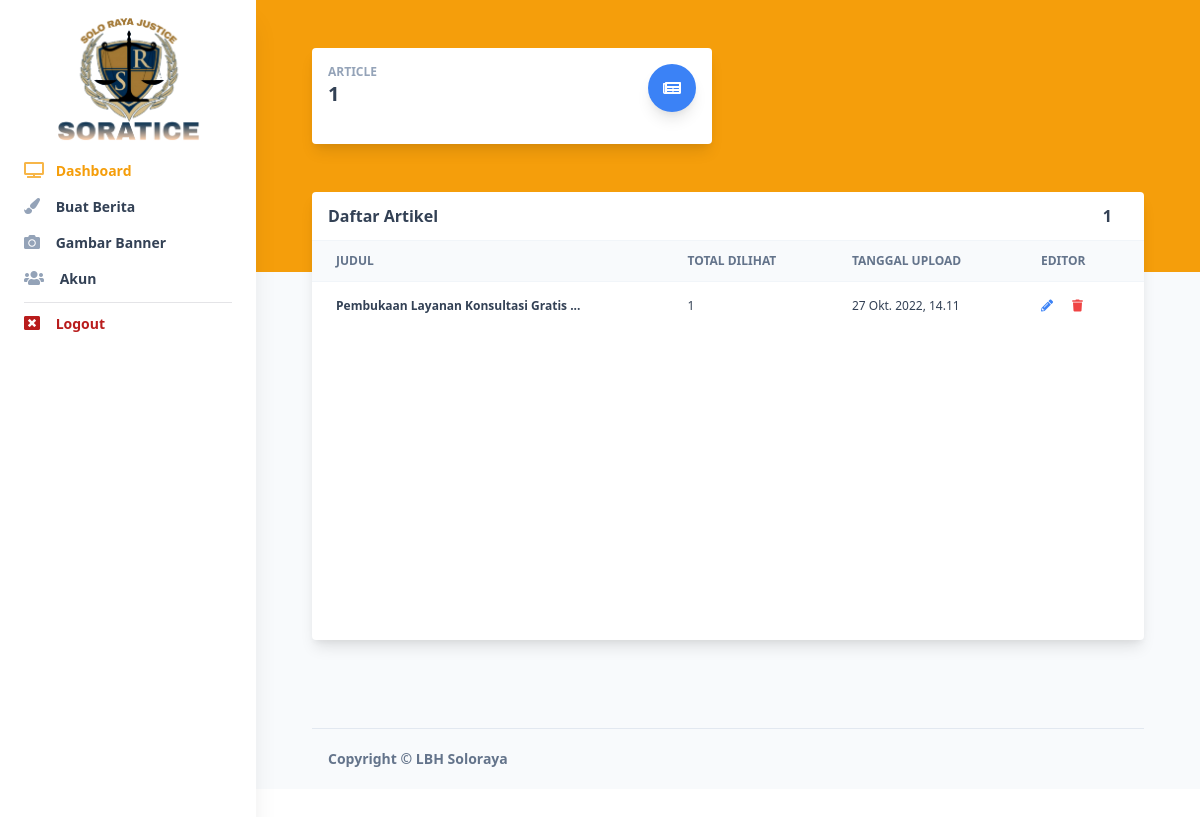
Before: /supervisor/ (signed in) with the older database file.
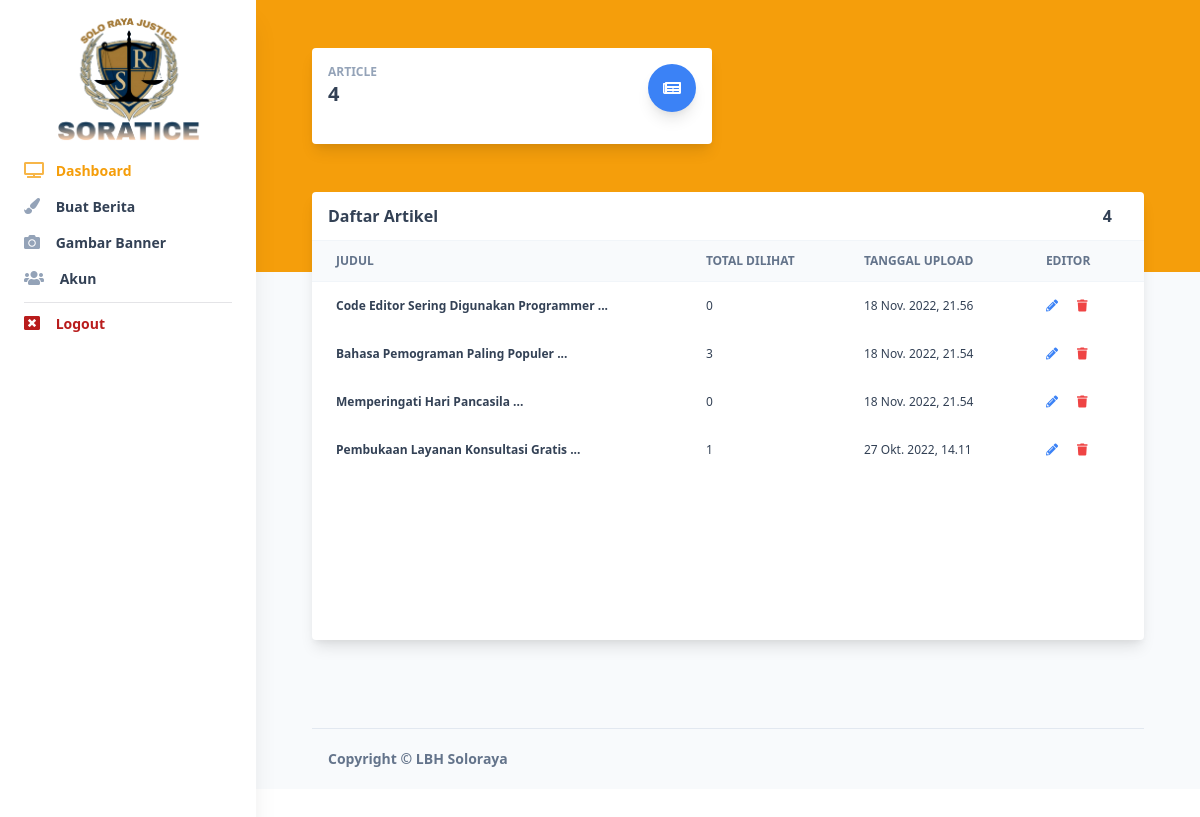
After: the same page with the newer database file.
### blog/models.py (models this page shows, shortened)
class Article(models.Model):
    title = models.CharField(max_length=200)
    img = models.ImageField(upload_to='article-banner', default='default.jpg')
    slug = models.SlugField(max_length=200)
    content = models.TextField()
    created_on = models.DateTimeField(default=timezone.now)
    tag = models.ManyToManyField(Tag, null=True, blank=True)
    visitor = models.IntegerField(default=0)
    class Meta:
        ordering = ['-created_on']

### blog/views/supervisor.py (the view, shortened to what this page needs)
# urls.py: path('supervisor/', Supervisor.as_view(context='dashboard')),
class Supervisor(View):
    context = ''
    def get(self, request, title=''):
        if (request.user.is_staff == True):
            if (self.context=='dashboard'):
                article_query = Article.objects.all()
                resp = render(request, template_name='supervisor/dashboard.html', context={
                    'article_query': article_query
                })
                resp['cache-control'] = "no-cache"
                return resp
        else:
            resp = HttpResponse(status=401, content="401 Unauthorized")
            return resp

### blog/templates/supervisor/dashboard.html (shortened to what this page needs)
{% extends 'base/base.html' %}
{%load static%}
{% block head %}
<link rel="stylesheet" href="https://cdnjs.cloudflare.com/ajax/libs/font-awesome/5.15.3/css/all.min.css" />
<link rel="stylesheet" href="{% static 'css/compiled-tailwind/compiled-tailwind.min.css' %}" />
{% endblock %}
{% block body %}
<body class="text-blueGray-700 antialiased">
    <div id="root">
        <nav class="md:left-0 md:block md:fixed md:top-0 md:bottom-0 md:overflow-y-auto md:flex-row md:flex-nowrap md:overflow-hidden shadow-xl bg-white flex flex-wrap items-center justify-between relative md:w-64 z-10 py-4 px-6">
            <div
                class="md:flex-col md:items-stretch md:min-h-full md:flex-nowrap px-0 flex flex-wrap items-center justify-between w-full mx-auto">
                <a class="md:block text-left py-8 px-8 text-blueGray-600 mr-0 inline-block whitespace-nowrap text-sm uppercase font-bold">
                    <img src="{% static 'img/logo.png' %}">
                </a>
                <div class="md:flex md:flex-col md:items-stretch md:opacity-100 md:relative md:mt-4 md:shadow-none shadow absolute top-0 left-0 right-0 z-40 overflow-y-auto overflow-x-hidden h-auto items-center flex-1 rounded hidden"
                    id="example-collapse-sidebar">
                    <ul class="md:flex-col md:min-w-full flex flex-col list-none">
                        <li class="items-center mb-3">
                            <a class="text-amber-500 hover:text-amber-800 text-sm font-bold" href="">
                            <i class="fas fa-tv opacity-75 text-base mr-2"></i>
                            Dashboard</a>
                        </li>
                        <li class="items-center mb-3">
                            <a class="text-blueGray-700 hover:text-blueGray-500 text-sm font-bold" href="/supervisor/upload-article/">
                            <i class="fas fa-paint-brush text-blueGray-400 text-base mr-3"></i>
                            Buat Berita</a>
                        </li>
                        <li class="items-center mb-3">
                            <a class="text-blueGray-700 hover:text-blueGray-500 text-sm font-bold" href="">
                            <i class="fas fa-camera text-blueGray-400 text-base mr-3"></i>
                            Gambar Banner</a>
                        </li>
                        <li class="items-center mb-3">
                            <a class="text-blueGray-700 hover:text-blueGray-500 text-sm font-bold" href="/supervisor/accounts/">
                            <i class="fas fa-users text-blueGray-400 text-base mr-3"></i>
                            Akun</a>
                        </li>
                        <hr class="mb-2">
                        <li class="items-center mb-3">
                            <a class="text-red-700 hover:text-blueGray-500 text-sm font-bold" href="#/dashboard">
                            <i class="fas fa-window-close text-red-400 text-base mr-3"></i>
                            Logout</a>
                        </li>
                    </ul>
                </div>
            </div>
        </nav>
        <div class="relative md:ml-64 bg-blueGray-50">
            <div class="relative bg-amber-500 md:pt-12 pb-32 pt-12">
                <div class="px-4 md:px-10 mx-auto w-full">
                    <div>
                        <div class="flex flex-wrap">
                            <div class="w-full lg:w-6/12 xl:w-3/12 px-4 h-25">
                                <div class="relative flex flex-col min-w-0 break-words bg-white rounded mb-6 xl:mb-0 shadow-lg h-25">
                                    <div class="flex p-4">
                                        <div class="flex flex-1">
                                            <div class="relative w-full pr-4 max-w-full flex flex-col">
                                                <h5 class="text-blueGray-400 uppercase font-bold text-xs">
                                                    Article
                                                </h5>
                                                <span class="font-semibold text-xl text-blueGray-700">
                                                    {{article_query.count}}
                                                </span>
                                            </div>
                                            <div class="relative w-auto pl-4 flex-initial">
                                                <div
                                                    class="text-white p-3 text-center inline-flex items-center justify-center w-12 h-12 shadow-lg rounded-full bg-blue-500">
                                                    <i class="fas fa-newspaper"></i>
                                                </div>
                                            </div>
                                        </div>
                                    </div>
                                </div>
                            </div>
                        </div>
                    </div>
                </div>
            </div>
            <div class="px-4 md:px-10 mx-auto w-full -m-24">
                <div class="flex flex-wrap mt-4">
                    <div class="w-full mb-12 xl:mb-0 px-4">
                        <div class="relative flex flex-col min-w-0 break-words bg-white w-full mb-6 shadow-lg rounded">
                            <div class="rounded-t mb-0 px-4 py-3 border-0">
                                <div class="flex flex-wrap items-center">
                                    <div class="relative w-full max-w-full flex-grow flex-1">
                                        <h3 class="font-semibold text-base text-blueGray-700">
                                            Daftar Artikel
                                        </h3>
                                    </div>
                                    <div class="relative w-full px-4 max-w-full flex-grow flex-1 text-right">
                                        <a class="text-base font-semibold">{{article_query.count}}</a>
                                    </div>
                                </div>
                            </div>
                            <div class="block w-full overflow-x-auto overflow-y-scroll" style="height: 25em;">
                                <table class="items-center w-full bg-transparent border-collapse">
                                    <thead>
                                        <tr>
                                            <th
                                                class="px-6 bg-blueGray-50 text-blueGray-500 align-middle border border-solid border-blueGray-100 py-3 text-xs uppercase border-l-0 border-r-0 whitespace-nowrap font-semibold text-left">
                                                Judul
                                            </th>
                                            <th
                                                class="px-6 bg-blueGray-50 text-blueGray-500 align-middle border border-solid border-blueGray-100 py-3 text-xs uppercase border-l-0 border-r-0 whitespace-nowrap font-semibold text-left">
                                                Total Dilihat
                                            </th>
                                            <th
                                                class="px-6 bg-blueGray-50 text-blueGray-500 align-middle border border-solid border-blueGray-100 py-3 text-xs uppercase border-l-0 border-r-0 whitespace-nowrap font-semibold text-left">
                                                Tanggal Upload
                                            </th>
                                            <th
                                                class="px-6 bg-blueGray-50 text-blueGray-500 align-middle border border-solid border-blueGray-100 py-3 text-xs uppercase border-l-0 border-r-0 whitespace-nowrap font-semibold text-left">
                                                Editor
                                            </th>
                                        </tr>
                                    </thead>
                                    <tbody>
                                        {% for article in article_query %}
                                        <tr>
                                            <th class="border-t-0 px-6 align-middle border-l-0 border-r-0 text-xs whitespace-nowrap p-4 text-left">
                                                {{article.title|slice:":80"}} ...
                                            </th>
                                            <td
                                                class="border-t-0 px-6 align-middle border-l-0 border-r-0 text-xs whitespace-nowrap p-4">
                                                {{article.visitor}}
                                            </td>
                                            <td
                                                class="border-t-0 px-6 align-middle border-l-0 border-r-0 text-xs whitespace-nowrap p-4">
                                                {{article.created_on}}
                                            </td>
                                            <td class="border-t-0 px-6 text-xs">
                                                <a href="/supervisor/edit/{{article.slug}}/" class="fas fa-pencil-alt text-blue-500 mr-4"></a>
                                                <a style="cursor: pointer" onclick="deleteArticle('{{article.slug}}')" class="fas fa-trash text-red-500 mr-4"></a>
                                            </td>
                                        </tr>
                                        {% endfor %}
                                    </tbody>
                                </table>
                            </div>
                        </div>
                    </div>
                </div>
                <footer class="block py-4">
                    <div class="container mx-auto px-4">
                        <hr class="mb-4 border-b-1 border-blueGray-200" />
                        <div class="flex flex-wrap items-center md:justify-between justify-center">
                            <div class="w-full md:w-4/12 px-4">
                                <div class="text-sm text-blueGray-500 font-semibold py-1">
                                    Copyright ©
                                    <a class="text-blueGray-500 hover:text-blueGray-700 text-sm font-semibold py-1">
                                        LBH Soloraya
                                    </a>
                                </div>
                            </div>
                        </div>
                    </div>
                </footer>
            </div>
        </div>
    </div>
</body>
{% endblock %}

### blog/templates/base/base.html (shortened to what this page needs)
{% load static %}
<html>
<head>
{%block head%}
{%endblock%}
</head>
{%block body%}
{%endblock%}
</html>

Changed rows visible on the page:
added Article: title "Code Editor Sering Digunakan Programmer", visitor "0", created_on "18 Nov. 2022, 21.56"
added Article: title "Bahasa Pemograman Paling Populer", visitor "3", created_on "18 Nov. 2022, 21.54"
added Article: title "Memperingati Hari Pancasila", visitor "0", created_on "18 Nov. 2022, 21.54"
Other visible differences:
{{ article_query.count }}: "1" → "4"
